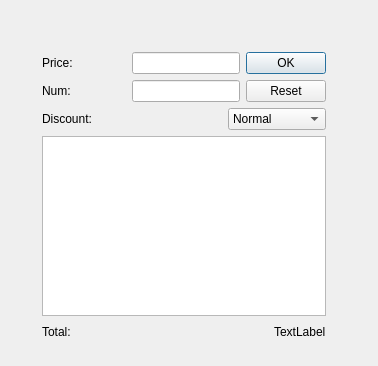
<?xml version="1.0" encoding="UTF-8"?>
<ui version="4.0">
 <class>CashDialogClass</class>
 <widget class="QDialog" name="CashDialogClass">
  <property name="geometry">
   <rect>
    <x>0</x>
    <y>0</y>
    <width>378</width>
    <height>366</height>
   </rect>
  </property>
  <property name="windowTitle">
   <string>Cash</string>
  </property>
  <widget class="QWidget" name="layoutWidget">
   <property name="geometry">
    <rect>
     <x>31</x>
     <y>41</y>
     <width>306</width>
     <height>312</height>
    </rect>
   </property>
   <layout class="QVBoxLayout" name="verticalLayout">
    <item>
     <layout class="QHBoxLayout" name="horizontalLayout">
      <item>
       <widget class="QLabel" name="priceLabel">
        <property name="text">
         <string>Price:</string>
        </property>
       </widget>
      </item>
      <item>
       <spacer name="horizontalSpacer_2">
        <property name="orientation">
         <enum>Qt::Horizontal</enum>
        </property>
        <property name="sizeHint" stdset="0">
         <size>
          <width>40</width>
          <height>20</height>
         </size>
        </property>
       </spacer>
      </item>
      <item>
       <widget class="QLineEdit" name="priceLineEdit"/>
      </item>
      <item>
       <widget class="QPushButton" name="okPushButton">
        <property name="text">
         <string>OK</string>
        </property>
        <property name="default">
         <bool>true</bool>
        </property>
       </widget>
      </item>
     </layout>
    </item>
    <item>
     <layout class="QHBoxLayout" name="horizontalLayout_2">
      <item>
       <widget class="QLabel" name="numLabel">
        <property name="text">
         <string>Num:</string>
        </property>
       </widget>
      </item>
      <item>
       <spacer name="horizontalSpacer">
        <property name="orientation">
         <enum>Qt::Horizontal</enum>
        </property>
        <property name="sizeHint" stdset="0">
         <size>
          <width>18</width>
          <height>20</height>
         </size>
        </property>
       </spacer>
      </item>
      <item>
       <widget class="QLineEdit" name="numLineEdit"/>
      </item>
      <item>
       <widget class="QPushButton" name="ResetPushButton">
        <property name="text">
         <string>Reset</string>
        </property>
       </widget>
      </item>
     </layout>
    </item>
    <item>
     <layout class="QHBoxLayout" name="horizontalLayout_3">
      <item>
       <widget class="QLabel" name="discountLabel">
        <property name="text">
         <string>Discount:</string>
        </property>
       </widget>
      </item>
      <item>
       <spacer name="horizontalSpacer_4">
        <property name="orientation">
         <enum>Qt::Horizontal</enum>
        </property>
        <property name="sizeHint" stdset="0">
         <size>
          <width>40</width>
          <height>20</height>
         </size>
        </property>
       </spacer>
      </item>
      <item>
       <widget class="QComboBox" name="discountComboBox">
        <item>
         <property name="text">
          <string>Normal</string>
         </property>
        </item>
        <item>
         <property name="text">
          <string>80% Rebate</string>
         </property>
        </item>
        <item>
         <property name="text">
          <string>300 - 100</string>
         </property>
        </item>
       </widget>
      </item>
     </layout>
    </item>
    <item>
     <widget class="QListWidget" name="goodsListWidget"/>
    </item>
    <item>
     <layout class="QHBoxLayout" name="horizontalLayout_4">
      <item>
       <widget class="QLabel" name="totalLabel">
        <property name="text">
         <string>Total:</string>
        </property>
       </widget>
      </item>
      <item>
       <spacer name="horizontalSpacer_3">
        <property name="orientation">
         <enum>Qt::Horizontal</enum>
        </property>
        <property name="sizeHint" stdset="0">
         <size>
          <width>40</width>
          <height>20</height>
         </size>
        </property>
       </spacer>
      </item>
      <item>
       <widget class="QLabel" name="totalDoubleLabel">
        <property name="text">
         <string>TextLabel</string>
        </property>
       </widget>
      </item>
     </layout>
    </item>
   </layout>
  </widget>
 </widget>
 <layoutdefault spacing="6" margin="11"/>
 <resources>
  <include location="cash.qrc"/>
 </resources>
 <connections/>
</ui>
